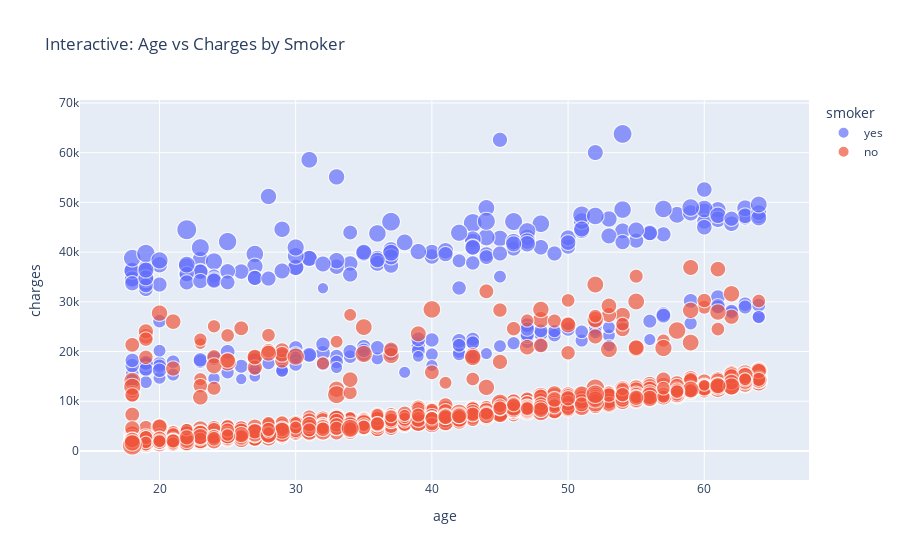

The notebook cell this image was saved under:
### Markdown cell above
* Barplot = average charges by category  
* pd.cut() groups age into buckets
* To check Impact of Age group, Regional impact

### Code cell
# Interactive Visualization

fig = px.scatter(df, x='age', y='charges', color='smoker', size='bmi',
                 hover_data=['sex', 'region'],
                 title="Interactive: Age vs Charges by Smoker")
fig.show()

### Figure 1 — Plotly figure (JSON) as saved in the notebook; plotly's stock layout.template omitted (floating-point values rounded to 4 significant figures; data arrays with more than 128 entries replaced by an {"elided": "..."} marker saying what was removed)
{"data": [{"customdata": {"elided": "274x2 str values"}, "hovertemplate": "smoker=yes<br>age=%{x}<br>charges=%{y}<br>bmi=%{marker.size}<br>sex=%{customdata[0]}<br>region=%{customdata[1]}<extra></extra>", "legendgroup": "yes", "marker": {"color": "#636efa", "size": {"elided": "274 float values"}, "sizemode": "area", "sizeref": 0.1328, "symbol": "circle"}, "mode": "markers", "name": "yes", "showlegend": true, "type": "scattergl", "x": {"elided": "274 int values"}, "xaxis": "x", "y": {"elided": "274 float values"}, "yaxis": "y"}, {"customdata": {"elided": "1063x2 str values"}, "hovertemplate": "smoker=no<br>age=%{x}<br>charges=%{y}<br>bmi=%{marker.size}<br>sex=%{customdata[0]}<br>region=%{customdata[1]}<extra></extra>", "legendgroup": "no", "marker": {"color": "#EF553B", "size": {"elided": "1063 float values"}, "sizemode": "area", "sizeref": 0.1328, "symbol": "circle"}, "mode": "markers", "name": "no", "showlegend": true, "type": "scattergl", "x": {"elided": "1063 int values"}, "xaxis": "x", "y": {"elided": "1063 float values"}, "yaxis": "y"}], "layout": {"legend": {"itemsizing": "constant", "title": {"text": "smoker"}, "tracegroupgap": 0}, "title": {"text": "Interactive: Age vs Charges by Smoker"}, "xaxis": {"anchor": "y", "domain": [0, 1], "title": {"text": "age"}}, "yaxis": {"anchor": "x", "domain": [0, 1], "title": {"text": "charges"}}}}
